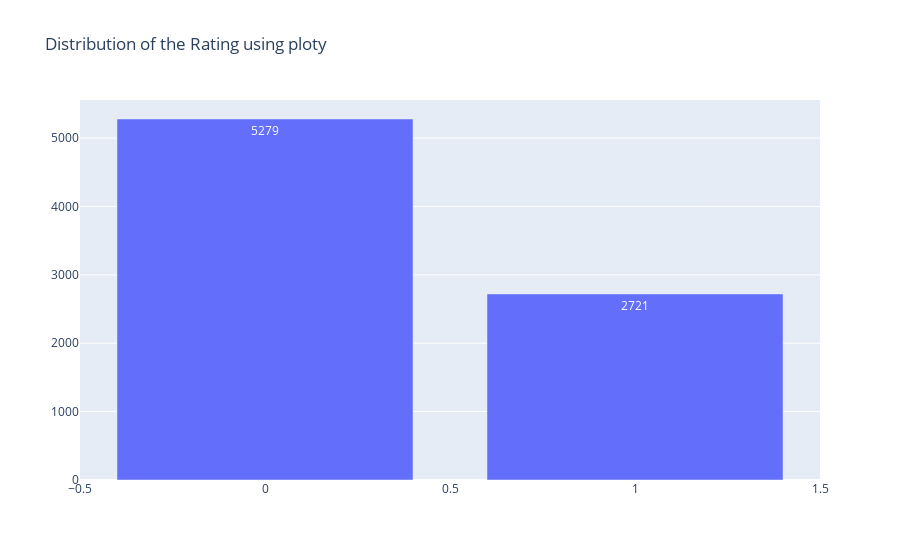

The code cell stored with this chart in its notebook:
### Markdown cell above
### 6 统计数据

### Code cell
a  = data.rating.value_counts()
fig = go.Figure([go.Bar(x=a.index, y=a.values,text=a.values)])
fig.update_layout(title='Distribution of the Rating using ploty')
fig.show()

### Figure 1 — Plotly figure (JSON) as saved in the notebook; plotly's stock layout.template omitted (floating-point values rounded to 4 significant figures)
{"data": [{"text": [5279, 2721], "type": "bar", "x": [0, 1], "y": [5279, 2721]}], "layout": {"title": {"text": "Distribution of the Rating using ploty"}}}
